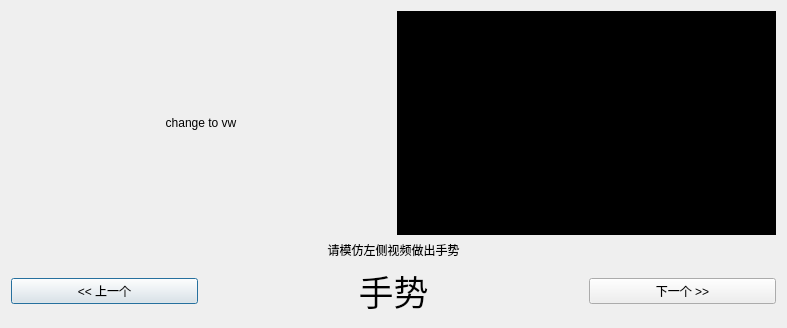
<?xml version="1.0" encoding="UTF-8"?>
<ui version="4.0">
 <class>Dialog</class>
 <widget class="QDialog" name="Dialog">
  <property name="geometry">
   <rect>
    <x>0</x>
    <y>0</y>
    <width>787</width>
    <height>328</height>
   </rect>
  </property>
  <property name="windowTitle">
   <string>新手教程</string>
  </property>
  <layout class="QGridLayout" name="gridLayout">
   <item row="0" column="0" colspan="2">
    <widget class="QLabel" name="lbl_change">
     <property name="text">
      <string>change to vw</string>
     </property>
     <property name="alignment">
      <set>Qt::AlignCenter</set>
     </property>
    </widget>
   </item>
   <item row="0" column="2" colspan="2">
    <widget class="QLabel" name="lbl_img">
     <property name="sizePolicy">
      <sizepolicy hsizetype="Expanding" vsizetype="Expanding">
       <horstretch>0</horstretch>
       <verstretch>0</verstretch>
      </sizepolicy>
     </property>
     <property name="minimumSize">
      <size>
       <width>300</width>
       <height>0</height>
      </size>
     </property>
     <property name="styleSheet">
      <string notr="true">background-color: rgb(0, 0, 0);
color: rgb(255, 255, 255);</string>
     </property>
     <property name="text">
      <string/>
     </property>
     <property name="alignment">
      <set>Qt::AlignCenter</set>
     </property>
    </widget>
   </item>
   <item row="2" column="0">
    <widget class="QPushButton" name="btn_last">
     <property name="text">
      <string>&lt;&lt; 上一个</string>
     </property>
    </widget>
   </item>
   <item row="2" column="3">
    <widget class="QPushButton" name="btn_next">
     <property name="text">
      <string>下一个 &gt;&gt;</string>
     </property>
    </widget>
   </item>
   <item row="2" column="1" colspan="2">
    <widget class="QLabel" name="lbl_gesture">
     <property name="font">
      <font>
       <family>黑体</family>
       <pointsize>26</pointsize>
      </font>
     </property>
     <property name="text">
      <string>手势</string>
     </property>
     <property name="alignment">
      <set>Qt::AlignCenter</set>
     </property>
    </widget>
   </item>
   <item row="1" column="0" colspan="4">
    <widget class="QLabel" name="lbl_msg">
     <property name="sizePolicy">
      <sizepolicy hsizetype="Preferred" vsizetype="Fixed">
       <horstretch>0</horstretch>
       <verstretch>0</verstretch>
      </sizepolicy>
     </property>
     <property name="text">
      <string>请模仿左侧视频做出手势</string>
     </property>
     <property name="alignment">
      <set>Qt::AlignCenter</set>
     </property>
    </widget>
   </item>
  </layout>
 </widget>
 <resources/>
 <connections/>
</ui>
